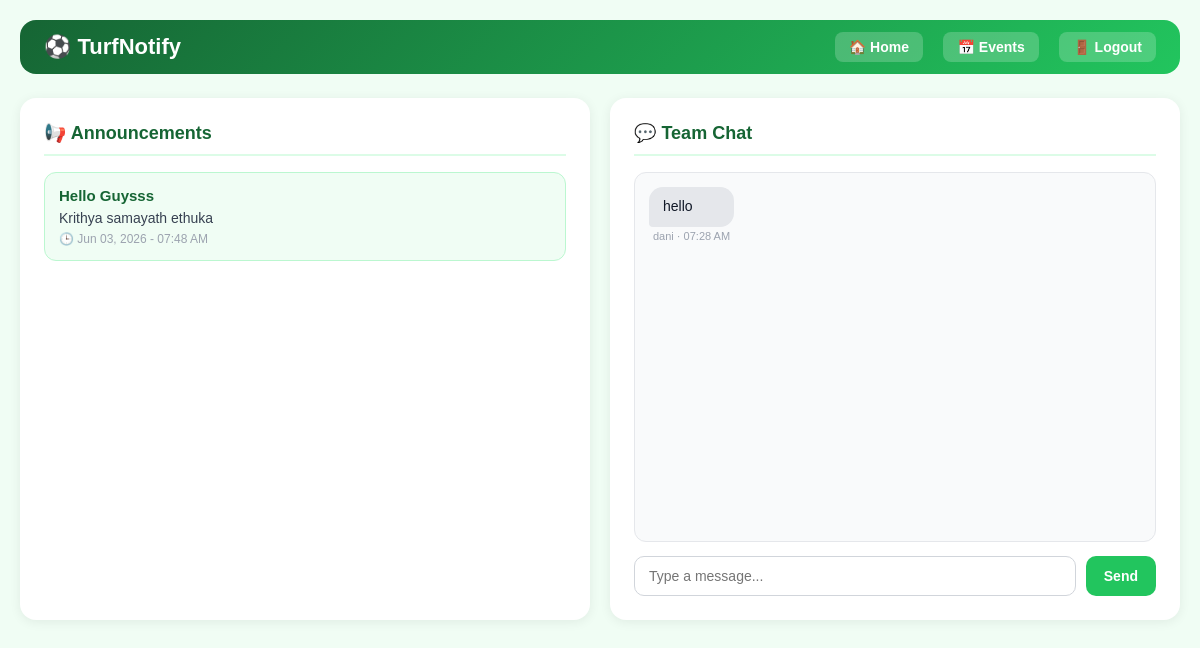
The page /home/ (signed in) on the database its author committed.
### chat/models.py (models this page shows, shortened)
class Announcement(models.Model):
    title = models.CharField(max_length=200)
    content = models.TextField()
    created_at = models.DateTimeField(auto_now_add=True)

class Message(models.Model):
    user = models.ForeignKey(User, on_delete=models.CASCADE)
    content = models.TextField()
    created_at = models.DateTimeField(auto_now_add=True)

### chat/views.py (the view)
# urls.py: path('home/', views.home_view, name='home'),
@login_required(login_url='/')
def home_view(request):
    announcements = Announcement.objects.all().order_by('-created_at')
    messages = Message.objects.all().order_by('created_at')
    user_events = Event.objects.filter(created_by=request.user)
    is_event_creator = user_events.exists()
    return render(request, 'home.html', {
        'announcements': announcements,
        'messages': messages,
        'is_event_creator': is_event_creator
    })

### Turf/templates/home.html (shortened to what this page needs)
<!DOCTYPE html>
<html>
{% load static %}
<head>
    <link rel="stylesheet" href="{% static 'css/style.css' %}">
</head>
<body>
    <div class="navbar">
        <h2>⚽ TurfNotify</h2>
        <div class="navbar-links">
            <a href="/home/">🏠 Home</a>
            <a href="/dashboard/">📅 Events</a>
            <a href="/logout/">🚪 Logout</a>
        </div>
    </div>
    <div class="page-grid">
<div class="section-card">
    <div class="section-title">
        📢 Announcements
    </div>
    {% for announcement in announcements %}
    <div class="announcement-card">
        <h4>{{ announcement.title }}</h4>
        <p>{{ announcement.content }}</p>
        <div class="time">🕒 {{ announcement.created_at|date:"M d, Y - h:i A" }}
        </div>
    </div>
    {% empty %}
    <div class="no-data">No announcements yet.</div>
    {% endfor %}
</div>
        <div class="section-card">
            <div class="section-title">💬 Team Chat</div>
            <div class="chat-box" id="chatBox">
                {% for msg in messages %}
                <div class="chat-message {% if msg.user == request.user %}mine{% else %}others{% endif %}">
                    <div class="chat-bubble">{{ msg.content }}</div>
                    <div class="chat-meta">
                        {% if msg.user != request.user %}{{ msg.user.username }} · {% endif %}
                        {{ msg.created_at|date:"h:i A" }}
                    </div>
                </div>
                {% empty %}
                <div class="no-data">No messages yet. Say hello! 👋</div>
                {% endfor %}
            </div>
            <form method="POST" action="/send-message/" id="chatForm">
                <div class="chat-input-row">
                    <input type="text" name="content" id="chatInput" placeholder="Type a message..." autocomplete="off" />
                    <button type="submit">Send</button>
                </div>
            </form>
        </div>
    </div>
</body>
</html>

### static/css/style.css (style rules this page uses)
body { background: #eef7fb; font-family: Arial, sans-serif; margin: 0; padding: 20px; }
h2 { color: #15803d; margin-top: 25px; }
input, textarea, select { width: 100%; padding: 12px; border: 1px solid #d1d5db; border-radius: 10px; box-sizing: border-box; font-size: 15px; }
button { width: 100%; padding: 12px; background: #22c55e; color: white; border: none; border-radius: 10px; cursor: pointer; font-size: 16px; font-weight: bold; transition: 0.3s; }
a { text-decoration: none; }

### Turf/templates/home.html (style rules this page uses)
body { background: #f0fdf4; font-family: Arial, sans-serif; margin: 0; padding: 20px; }
.navbar { background: linear-gradient(135deg, #166534, #22c55e); padding: 14px 24px; border-radius: 16px; display: flex; justify-content: space-between; align-items: center; margin-bottom: 24px; }
.navbar h2 { color: white; margin: 0; font-size: 22px; }
.navbar-links a { color: white; margin-left: 16px; font-size: 14px; font-weight: 600; text-decoration: none; background: rgba(255,255,255,0.2); padding: 7px 14px; border-radius: 8px; transition: 0.2s; }
.page-grid { display: grid; grid-template-columns: 1fr 1fr; gap: 20px; }
.section-card { background: white; border-radius: 16px; padding: 24px; box-shadow: 0 2px 12px rgba(0,0,0,0.07); }
.section-title { font-size: 18px; font-weight: 700; color: #166534; margin: 0 0 16px 0; padding-bottom: 10px; border-bottom: 2px solid #dcfce7; }
.announcement-card { background: #f0fdf4; border: 1px solid #bbf7d0; border-radius: 12px; padding: 14px; margin-bottom: 12px; }
.announcement-card h4 { color: #166534; margin: 0 0 6px 0; font-size: 15px; }
.announcement-card p { color: #374151; font-size: 14px; margin: 0; }
.announcement-card .time { font-size: 12px; color: #9ca3af; margin-top: 6px; }
.chat-box { height: 340px; overflow-y: auto; background: #f9fafb; border: 1px solid #e5e7eb; border-radius: 12px; padding: 14px; margin-bottom: 14px; display: flex; flex-direction: column; gap: 10px; }
.chat-message { max-width: 80%; }
.chat-message.others { align-self: flex-start; }
.chat-bubble { padding: 10px 14px; border-radius: 14px; font-size: 14px; line-height: 1.4; }
.chat-message.others .chat-bubble { background: #e5e7eb; color: #111827; border-bottom-left-radius: 4px; }
.chat-meta { font-size: 11px; color: #9ca3af; margin-top: 3px; padding: 0 4px; }
.chat-input-row { display: flex; gap: 10px; }
.chat-input-row input { flex: 1; padding: 11px 14px; border: 1.5px solid #d1d5db; border-radius: 10px; font-size: 14px; outline: none; }
.chat-input-row button { padding: 11px 18px; background: #22c55e; color: white; border: none; border-radius: 10px; font-size: 14px; font-weight: bold; cursor: pointer; width: auto; }

### rows shown on the page
Announcement: title "Hello Guysss", content "Krithya samayath ethuka", created_at "Jun 03, 2026 - 07:48 AM"
Message: content "hello", user.username "dani", created_at "07:28 AM"
